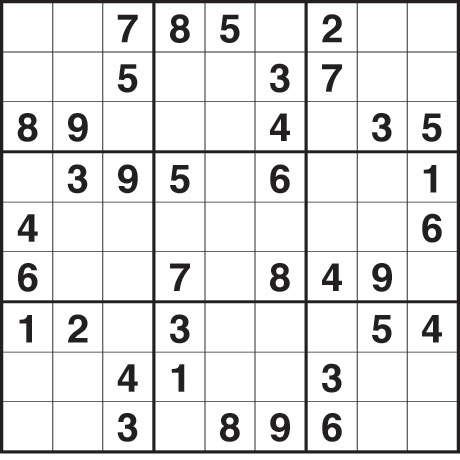
//> input picture ConsoleApplication3/sudoku.jpg, 460 x 460 px
$ ./SudokuOCR   (built with g++ and OpenCV 4)
//> lines starting //> are read from the running program, lines starting //| are printed output that depends on the picture; after the words box and inside, x2 and y2 are one past the last pixel; in counts of white or black regions, pixels touching at a corner belong together
### ConsoleApplication3/stdafx.h
// stdafx.h : include file for standard system include files,
// or project specific include files that are used frequently, but
// are changed infrequently
//

#pragma once

#include "targetver.h"

#include <stdio.h>
#include <tchar.h>


// TODO: reference additional headers your program requires here

### ConsoleApplication3/SudokuOCR.cpp
#include "stdafx.h"
#include "opencv2/highgui/highgui.hpp"
#include "cv.h"
#include "highgui.h"
#include "opencv2/core/core.hpp"
#include "tesseract\baseapi.h"
#include "leptonica\allheaders.h"
using namespace cv;
using namespace std;
using namespace tesseract;
void drawLine(Vec2f line, Mat &img, Scalar rgb = CV_RGB(0, 0, 255))
{
	if (line[1] != 0)
	{
		float m = -1 / tan(line[1]);

		float c = line[0] / sin(line[1]);

		cv::line(img, Point(0, c), Point(img.size().width, m*img.size().width + c), rgb);
	}
	else
	{
		cv::line(img, Point(line[0], 0), Point(line[0], img.size().height), rgb);
	}

}
void mergeRelatedLines(vector<Vec2f> *lines, Mat &img)
{
	vector<Vec2f>::iterator current;
	for (current = lines->begin(); current != lines->end(); current++)
	{
		if ((*current)[0] == 0 && (*current)[1] == -100)
			continue;
		float p1 = (*current)[0];
		float theta1 = (*current)[1];
		Point pt1current, pt2current;
		if (theta1 > CV_PI * 45 / 180 && theta1 < CV_PI * 135 / 180)
		{
			pt1current.x = 0;

			pt1current.y = p1 / sin(theta1);

			pt2current.x = img.size().width;
			pt2current.y = -pt2current.x / tan(theta1) + p1 / sin(theta1);
		}
		else
		{
			pt1current.y = 0;

			pt1current.x = p1 / cos(theta1);

			pt2current.y = img.size().height;
			pt2current.x = -pt2current.y / tan(theta1) + p1 / cos(theta1);

		}
		vector<Vec2f>::iterator    pos;
		for (pos = lines->begin(); pos != lines->end(); pos++)
		{
			if (*current == *pos)
				continue;
			if (fabs((*pos)[0] - (*current)[0]) < 20 && fabs((*pos)[1] - (*current)[1])<CV_PI * 10 / 180)
			{
				float p = (*pos)[0];
				float theta = (*pos)[1];
				Point pt1, pt2;
				if ((*pos)[1]>CV_PI * 45 / 180 && (*pos)[1] < CV_PI * 135 / 180)
				{
					pt1.x = 0;
					pt1.y = p / sin(theta);
					pt2.x = img.size().width;
					pt2.y = -pt2.x / tan(theta) + p / sin(theta);
				}
				else
				{
					pt1.y = 0;
					pt1.x = p / cos(theta);
					pt2.y = img.size().height;
					pt2.x = -pt2.y / tan(theta) + p / cos(theta);
				}
				if (((double)(pt1.x - pt1current.x)*(pt1.x - pt1current.x) + (pt1.y - pt1current.y)*(pt1.y - pt1current.y) < 64 * 64) &&
					((double)(pt2.x - pt2current.x)*(pt2.x - pt2current.x) + (pt2.y - pt2current.y)*(pt2.y - pt2current.y) < 64 * 64))
				{
					// Merge the two
					(*current)[0] = ((*current)[0] + (*pos)[0]) / 2;

					(*current)[1] = ((*current)[1] + (*pos)[1]) / 2;

					(*pos)[0] = 0;
					(*pos)[1] = -100;
				}
			}
		}
	}
}
int main()
{
	//IplImage* pImg = cvLoadImage("sudoku.jpg");
	//Mat  sudoku(pImg);
	Mat sudoku = imread("sudoku.jpg", 0);
//> sudoku: 460 rows x 460 cols, CV_8UC1; min 20, max 255, mean 227
	// [7 lines of commented-out code are left out]
	imshow("result", sudoku);
	waitKey(0);
	if (sudoku.empty())
		cout << "empty"<<endl;
	//imshow("input", pano);
	Mat outerBox = Mat(sudoku.size(), CV_8UC1);
	GaussianBlur(sudoku, sudoku, Size(11, 11), 0);
	adaptiveThreshold(sudoku, outerBox, 255, ADAPTIVE_THRESH_MEAN_C, THRESH_BINARY, 5, 2);
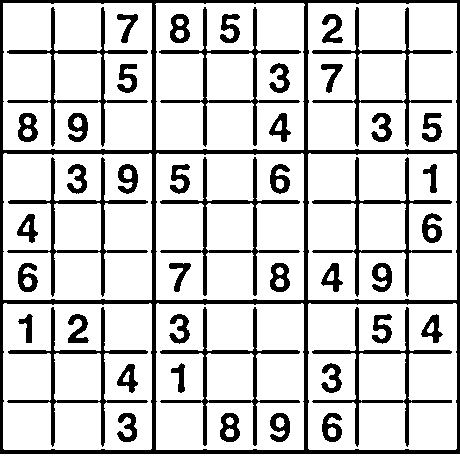
//> outerBox: 460 rows x 460 cols, CV_8UC1; 80.2% white; 46 black regions, largest, box (x1, y1, x2, y2) and area: (0, 0, 460, 454) 13209, (160, 157, 300, 296) 1949, (159, 7, 301, 147) 1948
	bitwise_not(outerBox, outerBox);
	Mat kernel = (Mat_<uchar>(3, 3) << 0, 1, 0, 1, 1, 1, 0, 1, 0);
	dilate(outerBox, outerBox, kernel);
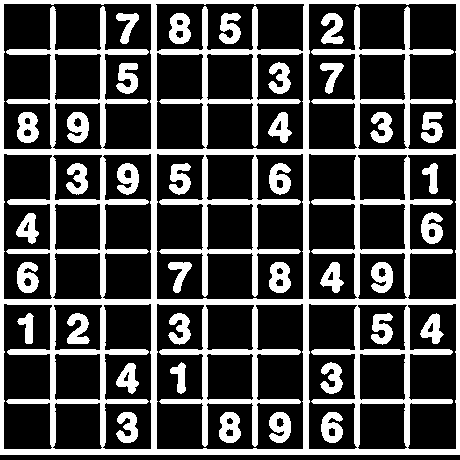
//> outerBox: 460 rows x 460 cols, CV_8UC1; 29% white; 37 white regions, largest, box (x1, y1, x2, y2) and area: (0, 0, 460, 455) 45939, (169, 13, 191, 44) 487, (17, 112, 39, 143) 485
	int count = 0;
	int max = -1;

	Point maxPt;

	for (int y = 0; y < outerBox.size().height; y++)
	{
		uchar *row = outerBox.ptr(y);
		for (int x = 0; x<outerBox.size().width; x++)
		{
			if (row[x] >= 128)
			{

				int area = floodFill(outerBox, Point(x, y), CV_RGB(0, 0, 64));

				if (area>max)
				{
					maxPt = Point(x, y);
					max = area;
				}
			}
		}

	}
//> after the loop, max = 45939
	floodFill(outerBox, maxPt, CV_RGB(255, 255, 255));
	for (int y = 0; y < outerBox.size().height; y++)
	{
		uchar *row = outerBox.ptr(y);
		for (int x = 0; x < outerBox.size().width; x++)
		{
			if (row[x] == 64 && x != maxPt.x && y != maxPt.y)
			{
				int area = floodFill(outerBox, Point(x, y), CV_RGB(0, 0, 0));
			}
		}
	}
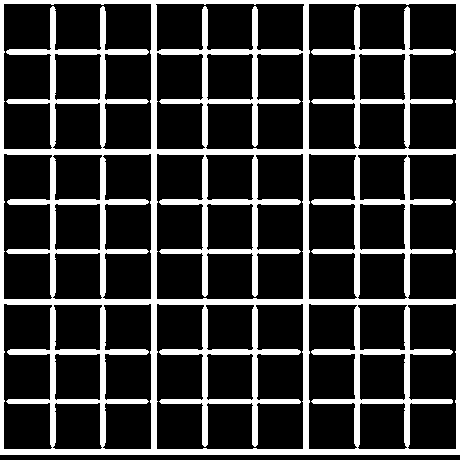
//> outerBox: 460 rows x 460 cols, CV_8UC1; 21.7% white; 1 white region, box (x1, y1, x2, y2) and area: (0, 0, 460, 455) 45939
	erode(outerBox, outerBox, kernel);
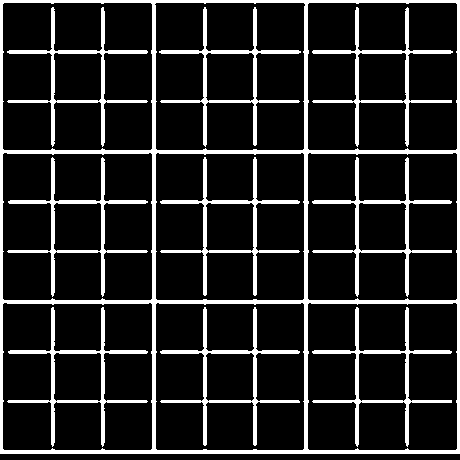
//> outerBox: 460 rows x 460 cols, CV_8UC1; 14.5% white; 10 white regions, largest, box (x1, y1, x2, y2) and area: (0, 0, 460, 454) 13240, (160, 157, 300, 296) 1953, (159, 7, 301, 147) 1951
	imshow("thresholded", outerBox);
	vector<Vec2f> lines;
	HoughLines(outerBox, lines, 1, CV_PI / 180, 200);
//> lines = 74 lines (rho, theta), first 12: [0, 1.57], [150, 1.57], [300, 1.57], [450, 1.57], [0, 0], [152, 0], [305, 0], [457, 0], [52, 0], [102, 0], [357, 0], [407, 0]
	mergeRelatedLines(&lines, sudoku);
//> the loop in mergeRelatedLines, `for (current = lines->begin(); current != lines->end(); current++)` made 74 passes
//> lines = 74 items, first 12: [0, 1.57], [151, 1.58], [301.5, 1.57], [449, 1.58], [0, 0], [152, 0], [305, 0], [457, 0], [52, 0], [102, 0], [357, 0], [407, 0]
	// Now detect the lines on extremes
	Vec2f topEdge = Vec2f(1000, 1000);    double topYIntercept = 100000, topXIntercept = 0;
	Vec2f bottomEdge = Vec2f(-1000, -1000);        double bottomYIntercept = 0, bottomXIntercept = 0;
	Vec2f leftEdge = Vec2f(1000, 1000);    double leftXIntercept = 100000, leftYIntercept = 0;
	Vec2f rightEdge = Vec2f(-1000, -1000);        double rightXIntercept = 0, rightYIntercept = 0;
	for (int i = 0; i < lines.size(); i++)
	{

		Vec2f current = lines[i];

		float p = current[0];

		float theta = current[1];

		if (p == 0 && theta == -100)
			continue;
		double xIntercept, yIntercept;
		xIntercept = p / cos(theta);
		yIntercept = p / (cos(theta)*sin(theta));
		if (theta > CV_PI * 80 / 180 && theta < CV_PI * 100 / 180)
		{
			if (p<topEdge[0])

				topEdge = current;

			if (p>bottomEdge[0])
				bottomEdge = current;
		}
		else if (theta<CV_PI * 10 / 180 || theta>CV_PI * 170 / 180)
		{
			if (xIntercept > rightXIntercept)
			{
				rightEdge = current;
				rightXIntercept = xIntercept;
			}
			else if (xIntercept <= leftXIntercept)
			{
				leftEdge = current;
				leftXIntercept = xIntercept;
			}
		}
	}
//> this loop made 74 passes
//> (p, theta, xIntercept, yIntercept, rightXIntercept) on passes 6 to 8: (152, 0, 152, inf, 152), (305, 0, 305, inf, 305), (457, 0, 457, inf, 457)
//> (p, theta, xIntercept, yIntercept, leftXIntercept) on pass 5: (0, 0, 0, nan, 0)
//> after the loop, rightXIntercept = 457; leftXIntercept = 0
	drawLine(topEdge, sudoku, CV_RGB(0, 0, 0));
//> in drawLine, `float m = -1 / tan(line[1]);`: m = 4.37e-08
//> in drawLine, `float c = line[0] / sin(line[1]);`: c = 0
	drawLine(bottomEdge, sudoku, CV_RGB(0, 0, 0));
	drawLine(leftEdge, sudoku, CV_RGB(0, 0, 0));
	drawLine(rightEdge, sudoku, CV_RGB(0, 0, 0));
//> call 4 of drawLine, with line = [457, 0], rgb = Scalar(0)
//> in drawLine (call 4), `cv::line(img, Point(line[0], 0), Point(line[0], img.size().height), rg..`:
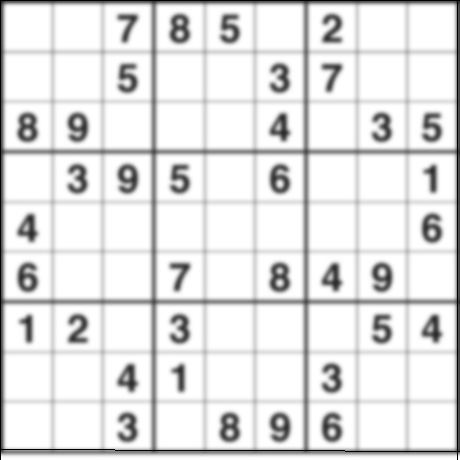
//> img: 460 rows x 460 cols, CV_8UC1; min 0, max 255, mean 226.2
	Point left1, left2, right1, right2, bottom1, bottom2, top1, top2;

	int height = outerBox.size().height;
//> height = 460

	int width = outerBox.size().width;
//> width = 460

	if (leftEdge[1] != 0)
	{
		left1.x = 0;        left1.y = leftEdge[0] / sin(leftEdge[1]);
		left2.x = width;    left2.y = -left2.x / tan(leftEdge[1]) + left1.y;
	}
	else
	{
		left1.y = 0;        left1.x = leftEdge[0] / cos(leftEdge[1]);
		left2.y = height;    left2.x = left1.x - height*tan(leftEdge[1]);
//> after `left2.y = height`: left2 = Point(0, 460)

	}

	if (rightEdge[1] != 0)
	{
		right1.x = 0;        right1.y = rightEdge[0] / sin(rightEdge[1]);
		right2.x = width;    right2.y = -right2.x / tan(rightEdge[1]) + right1.y;
	}
	else
	{
		right1.y = 0;        right1.x = rightEdge[0] / cos(rightEdge[1]);
//> after `right1.x = rightEdge[0]/ cos(rightEdge[1])`: right1 = Point(457, 0)
		right2.y = height;    right2.x = right1.x - height*tan(rightEdge[1]);
//> after `right2.y = height`: right2 = Point(0, 460)
//> after `right2.x = right1.x - height * tan(rightEdge[1])`: right2 = Point(457, 460)

	}

	bottom1.x = 0;    bottom1.y = bottomEdge[0] / sin(bottomEdge[1]);
//> after `bottom1.y = bottomEdge[0]/ sin(bottomEdge[1])`: bottom1 = Point(0, 449)

	bottom2.x = width; bottom2.y = -bottom2.x / tan(bottomEdge[1]) + bottom1.y;
//> after `bottom2.x = width`: bottom2 = Point(460, 0)
//> after `bottom2.y = - bottom2.x / tan(bottomEdge[1])+ bottom1.y`: bottom2 = Point(460, 451)

	top1.x = 0;        top1.y = topEdge[0] / sin(topEdge[1]);
	top2.x = width;    top2.y = -top2.x / tan(topEdge[1]) + top1.y;
//> after `top2.x = width`: top2 = Point(460, 0)
	// Next, we find the intersection of  these four lines
	double leftA = left2.y - left1.y;
//> leftA = 460
	double leftB = left1.x - left2.x;
//> leftB = 0

	double leftC = leftA*left1.x + leftB*left1.y;
//> leftC = 0

	double rightA = right2.y - right1.y;
//> rightA = 460
	double rightB = right1.x - right2.x;
//> rightB = 0

	double rightC = rightA*right1.x + rightB*right1.y;
//> rightC = 210220

	double topA = top2.y - top1.y;
//> topA = 0
	double topB = top1.x - top2.x;
//> topB = -460

	double topC = topA*top1.x + topB*top1.y;

	double bottomA = bottom2.y - bottom1.y;
//> bottomA = 2
	double bottomB = bottom1.x - bottom2.x;
//> bottomB = -460

	double bottomC = bottomA*bottom1.x + bottomB*bottom1.y;
//> bottomC = -206540

	// Intersection of left and top
	double detTopLeft = leftA*topB - leftB*topA;

	CvPoint ptTopLeft = cvPoint((topB*leftC - leftB*topC) / detTopLeft, (leftA*topC - topA*leftC) / detTopLeft);

	// Intersection of top and right
	double detTopRight = rightA*topB - rightB*topA;
//> detTopRight = -211600

	CvPoint ptTopRight = cvPoint((topB*rightC - rightB*topC) / detTopRight, (rightA*topC - topA*rightC) / detTopRight);
//> ptTopRight = Point(457, 0)

	// Intersection of right and bottom
	double detBottomRight = rightA*bottomB - rightB*bottomA;
//> detBottomRight = -211600
	CvPoint ptBottomRight = cvPoint((bottomB*rightC - rightB*bottomC) / detBottomRight, (rightA*bottomC - bottomA*rightC) / detBottomRight);// Intersection of bottom and left
//> ptBottomRight = Point(457, 450)
	double detBottomLeft = leftA*bottomB - leftB*bottomA;
//> detBottomLeft = -211600
	CvPoint ptBottomLeft = cvPoint((bottomB*leftC - leftB*bottomC) / detBottomLeft, (leftA*bottomC - bottomA*leftC) / detBottomLeft);
//> ptBottomLeft = Point(0, 449)
	int maxLength = (ptBottomLeft.x - ptBottomRight.x)*(ptBottomLeft.x - ptBottomRight.x) + (ptBottomLeft.y - ptBottomRight.y)*(ptBottomLeft.y - ptBottomRight.y);
//> maxLength = 208850
	int temp = (ptTopRight.x - ptBottomRight.x)*(ptTopRight.x - ptBottomRight.x) + (ptTopRight.y - ptBottomRight.y)*(ptTopRight.y - ptBottomRight.y);
//> temp = 202500

	if (temp > maxLength) maxLength = temp;

	temp = (ptTopRight.x - ptTopLeft.x)*(ptTopRight.x - ptTopLeft.x) + (ptTopRight.y - ptTopLeft.y)*(ptTopRight.y - ptTopLeft.y);
//> temp = 208849

	if (temp > maxLength) maxLength = temp;

	temp = (ptBottomLeft.x - ptTopLeft.x)*(ptBottomLeft.x - ptTopLeft.x) + (ptBottomLeft.y - ptTopLeft.y)*(ptBottomLeft.y - ptTopLeft.y);
//> temp = 201601

	if (temp > maxLength) maxLength = temp;

	maxLength = sqrt((double)maxLength);
//> maxLength = 457
	Point2f src[4], dst[4];
	src[0] = ptTopLeft;            dst[0] = Point2f(0, 0);
	src[1] = ptTopRight;        dst[1] = Point2f(maxLength - 1, 0);
//> after `src[1]= ptTopRight`: src = 4 Points (x, y): [0, 0], [457, 0], [0, 0], [0, 0]
//> after `dst[1]= Point2f(maxLength - 1, 0)`: dst = 4 Points (x, y): [0, 0], [456, 0], [0, 0], [0, 0]
	src[2] = ptBottomRight;        dst[2] = Point2f(maxLength - 1, maxLength - 1);
//> after `src[2]= ptBottomRight`: src = 4 Points (x, y): [0, 0], [457, 0], [457, 450], [0, 0]
//> after `dst[2]= Point2f(maxLength - 1, maxLength - 1)`: dst = 4 Points (x, y): [0, 0], [456, 0], [456, 456], [0, 0]
	src[3] = ptBottomLeft;        dst[3] = Point2f(0, maxLength - 1);
//> after `src[3]= ptBottomLeft`: src = 4 Points (x, y): [0, 0], [457, 0], [457, 450], [0, 449]
//> after `dst[3]= Point2f(0, maxLength - 1)`: dst = 4 Points (x, y): [0, 0], [456, 0], [456, 456], [0, 456]
	Mat undistorted = Mat(Size(maxLength, maxLength), CV_8UC1);
//> undistorted: 457 rows x 457 cols, CV_8UC1; every value is 0
	Mat original = imread("sudoku.jpg", 0);
	cv::warpPerspective(original, undistorted, cv::getPerspectiveTransform(src, dst), Size(maxLength, maxLength));
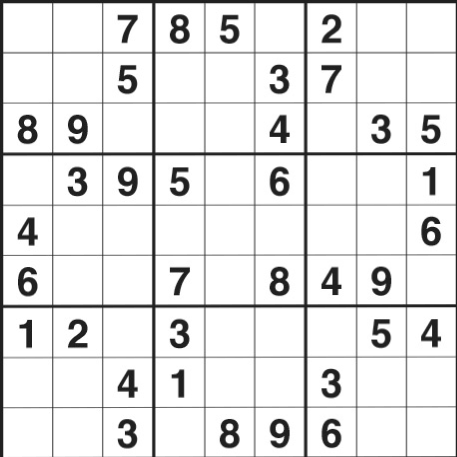
//> undistorted: 457 rows x 457 cols, CV_8UC1; min 23, max 255, mean 228.7
	imshow("Undistorted", undistorted);
	waitKey(0);
	cout << "undistorted image obtained"<<endl;
	Mat undistortedThreshed = undistorted.clone();
	adaptiveThreshold(undistorted, undistortedThreshed, 255, CV_ADAPTIVE_THRESH_GAUSSIAN_C, CV_THRESH_BINARY_INV, 101, 1);
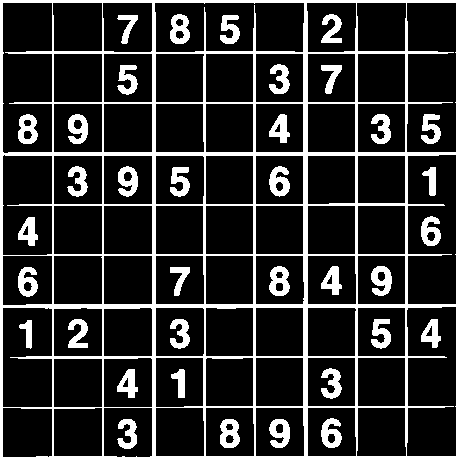
//> undistortedThreshed: 457 rows x 457 cols, CV_8UC1; 17.1% white; 40 white regions (3 under 20 px), largest, box (x1, y1, x2, y2) and area: (0, 0, 457, 457) 23076, (371, 266, 392, 296) 416, (269, 266, 290, 296) 415


	// [12 lines of commented-out code are left out]
//> (the run ends here: the program needs code that is not available in this run, at `tesseract::TessBaseAPI tess;`)
